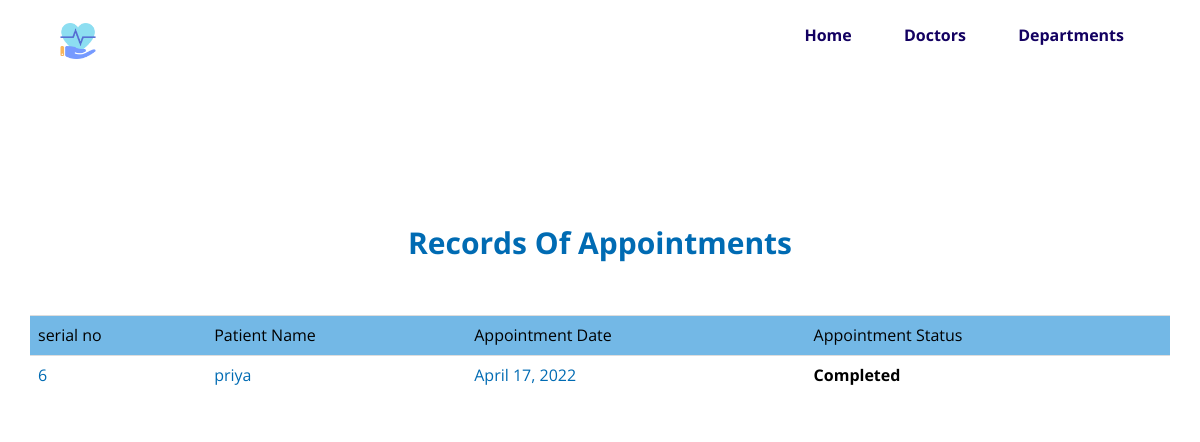
The app's page /previous_list/5 with its own data.
### medicen_app/models.py (models this page shows, shortened)
class Appointments(models.Model):
    doctor = models.ForeignKey(Doctor, on_delete=models.CASCADE)
    patient = models.ForeignKey(Patient, on_delete=models.CASCADE)
    date = models.DateField(auto_now_add=False)
    accepted = models.BooleanField()
    checked = models.BooleanField()

class Patient(models.Model):
    patient = models.ForeignKey(User, on_delete=models.CASCADE,null=True)
    email = models.EmailField()
    phone = models.BigIntegerField()

### medicen_app/views.py (the view)
# urls.py: path("previous_list/<int:id>",previous_list,name="previous_list"),
def previous_list(request,id):
    user = User.objects.get(id=id)
    doctor = Doctor.objects.get(doctor=user)
    appointments = Appointments.objects.filter(doctor=doctor,accepted=True,checked=True)
    return render(request,"doctor/previous.html",{'appointments':appointments})

### medicen_app/templates/doctor/previous.html (shortened to what this page needs)
{% load static %}
<!DOCTYPE html>
<html>
  <head>
    <link
      rel="stylesheet"
      href="https://maxcdn.bootstrapcdn.com/bootstrap/3.3.5/css/bootstrap.min.css"
    />
    <link rel="stylesheet" href="{% static 'css/reset.css' %}" />
    <link rel="stylesheet" href="{% static 'css/style.css' %}" />
    <link rel="stylesheet" href="{% static 'css/demo.css' %}" />
    <link
      rel="stylesheet"
      href="https://cdnjs.cloudflare.com/ajax/libs/font-awesome/4.7.0/css/font-awesome.min.css"
    />
    <link rel="stylesheet" href="css/contact.css" />
  </head>
  <body>
    <header class="cd-header">
      <div class="cd-header__logo">
        <a href="#0"
          ><img src="{% static 'assets/care.png' %}" alt="Logo" class="LogoPic"
        /></a>
      </div>
      <nav class="cd-header__nav js-cd-header__nav">
        <ul>
          <li><a href="{% url 'doctor_index' %}">Home</a></li>
          <li><a href="{% url 'doctors' %}">Doctors</a></li>
          <li><a href="{% url 'services' %}">Departments</a></li>
        </ul>
      </nav>
    </header>
    <div class="container">
      <div style="margin-top: 20%; text-align: center">
        <h1 style="font-weight: bold; font-size: 30px">
          Records Of Appointments
        </h1>
      </div>
      {% if appointments %}
      <table class="table table-striped table-hover" style="margin-top: 5%">
        <tr>
          <th>serial no</th>
          <th>Patient Name</th>
          <th>Appointment Date</th>
          <th>Appointment Status</th>
        </tr>
        {% for i in appointments %}
        <tr>
          <td>{{i.id}}</td>
          <td>{{ i.patient.patient.username }}</td>
          <td>{{ i.date }}</td>
          <td>
            <a href="{% url 'view_prescribe' i.id %}"> Completed </a>
          </td>
        </tr>
        {% endfor %}
      </table>
      {% else %}
      <div class="text-center">
        <br /><br /><br /><br />
        <h2>Looks like you don't have any todos! Nice work.</h2>
      </div>
      {% endif %}
    </div>
    <br /><br />
  </body>
</html>

### medicen_app/static/css/style.css (style rules this page uses)
*, *::after, *::before { -webkit-box-sizing: border-box; box-sizing: border-box; }
html { font-size: 62.5%; }
body { font-size: 1.6rem; font-family: "Open Sans", sans-serif; color: #006bb3; background-color: #ffffff; }
a { color: #d44457; text-decoration: none; }
img, video { max-width: 100%; }
.cd-header { position: absolute; z-index: 2; top: 0; left: 0; width: 100%; height: 50px; background-color:#006bb3 ; }
@media only screen and (min-width: 768px) { .cd-header { height: 70px; background-color: transparent; } }
.cd-header__logo { float: left; margin: 13px 0 0 5%; width: 3%; height: 3%; }
.cd-header__logo img { display: block; }
@media only screen and (min-width: 768px) { .cd-header__logo { margin: 23px 0 0 5%; } }
.cd-header__nav { float: right; margin-right: 5%; width: 44px; height: 100%; background: url("../assets/cd-icon-menu.svg") no-repeat center center; }
.cd-header__nav ul { position: absolute; top: 0; left: 0; width: 100%; -webkit-transform: translateY(-100%); -ms-transform: translateY(-100%); transform: translateY(-100%); }
.cd-header__nav a { display: block; height: 50px; line-height: 50px; padding-left: 5%; background: #006bb3; border-top: 1px solid #71bdff; color: #130061; }
@media only screen and (min-width: 768px) { .cd-header__nav { width: auto; height: auto; background: none; } }
@media only screen and (min-width: 768px) { .cd-header__nav ul { position: static; width: auto; -webkit-transform: translateY(0); -ms-transform: translateY(0); transform: translateY(0); line-height: 70px; } }
@media only screen and (min-width: 768px) { .cd-header__nav li { display: inline-block; margin-left: 1em; } }
@media only screen and (min-width: 768px) { .cd-header__nav a { display: inline-block; height: auto; line-height: normal; background: transparent; padding: .6em 1em; border-top: none; } }

### medicen_app/templates/doctor/previous.html (style rules this page uses)
.table-striped > tbody > tr:nth-child(odd) > td, .table-striped > tbody > tr:nth-child(odd) > th { background-color: #73b8e6; color: black; }
a { text-decoration: none; color: black; font-weight: bold; }

### records on screen
Appointments: id "6", patient.patient.username "priya", date "April 17, 2022"
